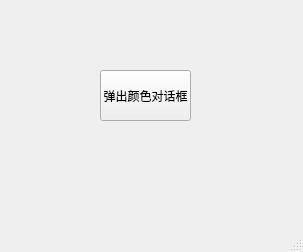
<?xml version="1.0" encoding="UTF-8"?>
<ui version="4.0">
 <class>MainWindow</class>
 <widget class="QMainWindow" name="MainWindow">
  <property name="geometry">
   <rect>
    <x>0</x>
    <y>0</y>
    <width>303</width>
    <height>252</height>
   </rect>
  </property>
  <property name="windowTitle">
   <string>MainWindow</string>
  </property>
  <widget class="QWidget" name="centralwidget">
   <widget class="QPushButton" name="pushButton">
    <property name="geometry">
     <rect>
      <x>100</x>
      <y>70</y>
      <width>91</width>
      <height>51</height>
     </rect>
    </property>
    <property name="text">
     <string>弹出颜色对话框</string>
    </property>
   </widget>
  </widget>
  <widget class="QMenuBar" name="menubar">
   <property name="geometry">
    <rect>
     <x>0</x>
     <y>0</y>
     <width>303</width>
     <height>19</height>
    </rect>
   </property>
  </widget>
  <widget class="QStatusBar" name="statusbar"/>
 </widget>
 <resources/>
 <connections/>
</ui>
